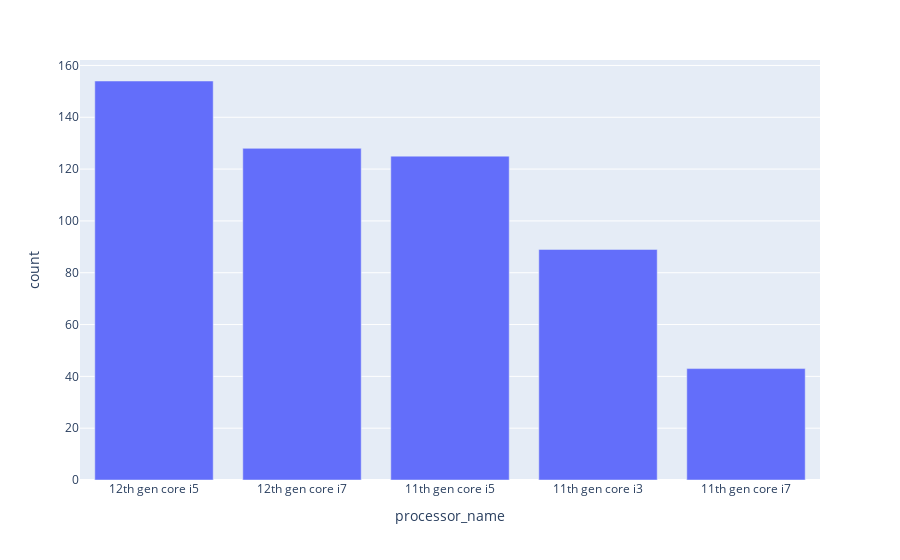

The notebook cell saved with this chart:
### Code cell
top_5_processor= df['processor_name'].value_counts().sort_values(ascending=False).head().reset_index()
px.bar(top_5_processor,x ='processor_name',y = 'count')

### Figure 1 — Plotly figure (JSON) as saved in the notebook; plotly's stock layout.template omitted (floating-point values rounded to 4 significant figures)
{"data": [{"hovertemplate": "processor_name=%{x}<br>count=%{y}<extra></extra>", "legendgroup": "", "marker": {"color": "#636efa", "pattern": {"shape": ""}}, "name": "", "orientation": "v", "showlegend": false, "textposition": "auto", "type": "bar", "x": ["12th gen core i5", "12th gen core i7", "11th gen core i5", "11th gen core i3", "11th gen core i7"], "xaxis": "x", "y": [154, 128, 125, 89, 43], "yaxis": "y"}], "layout": {"barmode": "relative", "legend": {"tracegroupgap": 0}, "margin": {"t": 60}, "xaxis": {"anchor": "y", "domain": [0, 1], "title": {"text": "processor_name"}}, "yaxis": {"anchor": "x", "domain": [0, 1], "title": {"text": "count"}}}}
